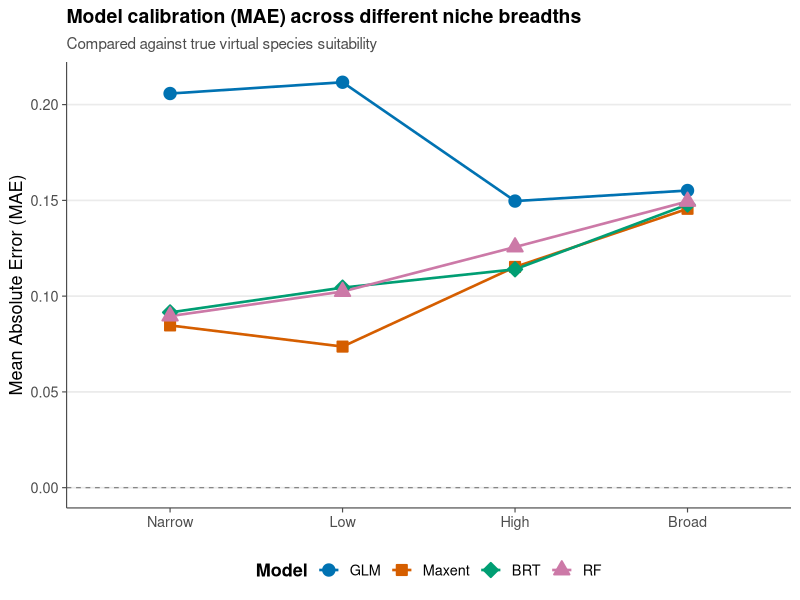
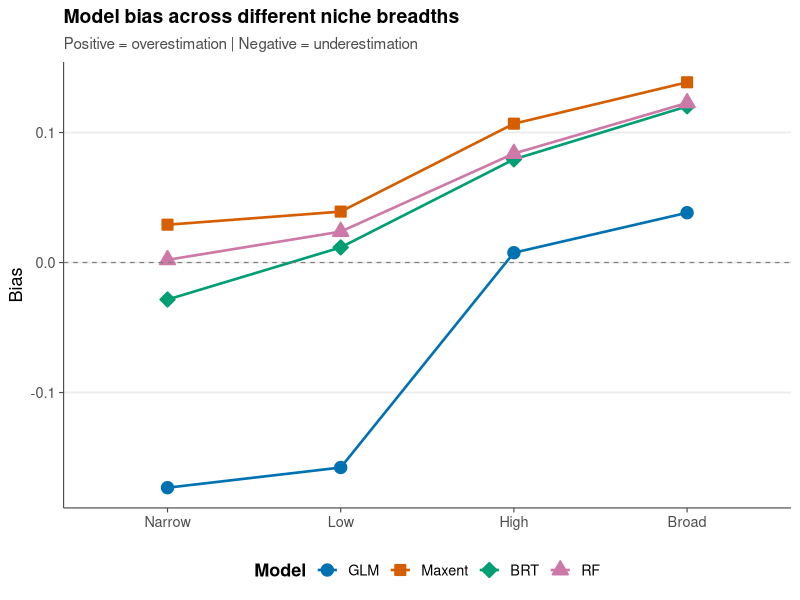

These charts were generated, in order, by the following R code: (Note: this script raises an error after producing the figures.)
# =============================================================================
# Plots: MAE + Bias (vs. wahre Suitability)
# =============================================================================
#
# Liest die Ergebnisse aus calc_mae_bias_true_suitability.R ein
# (results/mae_bias_true_suitability.csv) und erstellt die Plots.
# =============================================================================

library(ggplot2)
library(dplyr)

# -----------------------------------------------------------------------------
# 1 - Daten einlesen
# -----------------------------------------------------------------------------

niche_names  <- c("narrow", "low_mid", "high_mid", "broad")
niche_labels <- c("Narrow", "Low", "High", "Broad")
model_order  <- c("GLM", "Maxent", "BRT", "RF")

metrics_combined <- read.csv("results/mae_bias_true_suitability.csv") %>%
  mutate(
    niche_breadth = factor(niche_breadth, levels = niche_names, labels = niche_labels),
    model_type    = factor(model_type, levels = model_order)
  )

# -----------------------------------------------------------------------------
# 2 - Einheitliches Theme (identisch zur TSS/AUC-Vorlage)
# -----------------------------------------------------------------------------

theme_pub <- theme_minimal(base_size = 13, base_family = "sans") +
  theme(
    panel.grid.minor   = element_blank(),
    panel.grid.major.x = element_blank(),
    axis.line          = element_line(color = "grey30", linewidth = 0.4),
    axis.ticks         = element_line(color = "grey30", linewidth = 0.4),
    plot.title         = element_text(face = "bold", size = 14),
    plot.subtitle      = element_text(color = "grey30", size = 11),
    legend.position    = "bottom",
    legend.title       = element_text(face = "bold"),
    strip.text         = element_text(face = "bold", size = 12),
    strip.background   = element_blank()
  )

# Farbenblind-freundliche Palette (identisch zur TSS/AUC-Vorlage)
farben <- setNames(
  c("#0072B2", "#D55E00", "#009E73", "#CC79A7")[seq_along(model_order)],
  model_order
)

# -----------------------------------------------------------------------------
# 3 - MAE-Plot
# -----------------------------------------------------------------------------

p_mae <- ggplot(metrics_combined,
                aes(x     = niche_breadth,
                    y     = MAE,
                    color = model_type,
                    fill  = model_type,
                    shape = model_type,
                    group = model_type)) +
  
  geom_line(linewidth = 0.9) +
  geom_point(size = 3.2, stroke = 1) +
  
  # Referenzlinie: MAE = 0 wäre perfekt
  geom_hline(yintercept = 0,
             linetype   = "dashed",
             color      = "grey50",
             linewidth  = 0.4) +
  
  scale_color_manual(values = farben) +
  scale_fill_manual(values  = farben) +
  scale_shape_manual(values = c(21, 22, 23, 24)) +
  
  labs(
    title = "Model calibration (MAE) across different niche breadths",
    subtitle = "Compared against true virtual species suitability",
    x     = NULL,
    y     = "Mean Absolute Error (MAE)",
    color = "Model",
    fill  = "Model",
    shape = "Model"
  ) +
  theme_pub

print(p_mae)

# -----------------------------------------------------------------------------
# 4 - Bias-Plot
# -----------------------------------------------------------------------------

p_bias <- ggplot(metrics_combined,
                 aes(x     = niche_breadth,
                     y     = Bias,
                     color = model_type,
                     fill  = model_type,
                     shape = model_type,
                     group = model_type)) +
  
  geom_line(linewidth = 0.9) +
  geom_point(size = 3.2, stroke = 1) +
  
  # Referenzlinie: Bias = 0 bedeutet keine systematische Verzerrung
  geom_hline(yintercept = 0,
             linetype   = "dashed",
             color      = "grey50",
             linewidth  = 0.4) +
  
  scale_color_manual(values = farben) +
  scale_fill_manual(values  = farben) +
  scale_shape_manual(values = c(21, 22, 23, 24)) +
  
  labs(
    title    = "Model bias across different niche breadths",
    subtitle = "Positive = overestimation | Negative = underestimation",
    x        = NULL,
    y        = "Bias",
    color    = "Model",
    fill     = "Model",
    shape    = "Model"
  ) +
  theme_pub

print(p_bias)


# -----------------------------------------------------------------------------
# 4 - Kombinierter Plot (Facets)
# -----------------------------------------------------------------------------

metrics_long <- metrics_combined %>%
  select(model_type, niche_breadth, MAE, Bias) %>%
  pivot_longer(cols = c(MAE, Bias), names_to = "metric", values_to = "value")

p_combined <- ggplot(metrics_long,
                     aes(x = niche_breadth, y = value,
                         color = model_type, group = model_type)) +
  geom_line(linewidth = 0.8) +
  geom_point(size = 3) +
  geom_hline(yintercept = 0, linetype = "dashed", color = "grey50") +
  facet_wrap(~ metric, scales = "free_y", nrow = 1) +
  labs(
    title = "MAE und Bias (vs. wahre Suitability): Modellvergleich",
    x = "Nischenbreite", y = "Wert", color = "Modelltyp"
  ) +
  theme_bw(base_size = 13) +
  theme(legend.position = "bottom")

print(p_combined)


# -----------------------------------------------------------------------------
# 5 - Speichern 
# -----------------------------------------------------------------------------

ggsave("results/plot_mae.png",  p_mae,  width = 8, height = 5, dpi = 300)
ggsave("results/plot_bias.png", p_bias, width = 8, height = 5, dpi = 300)
